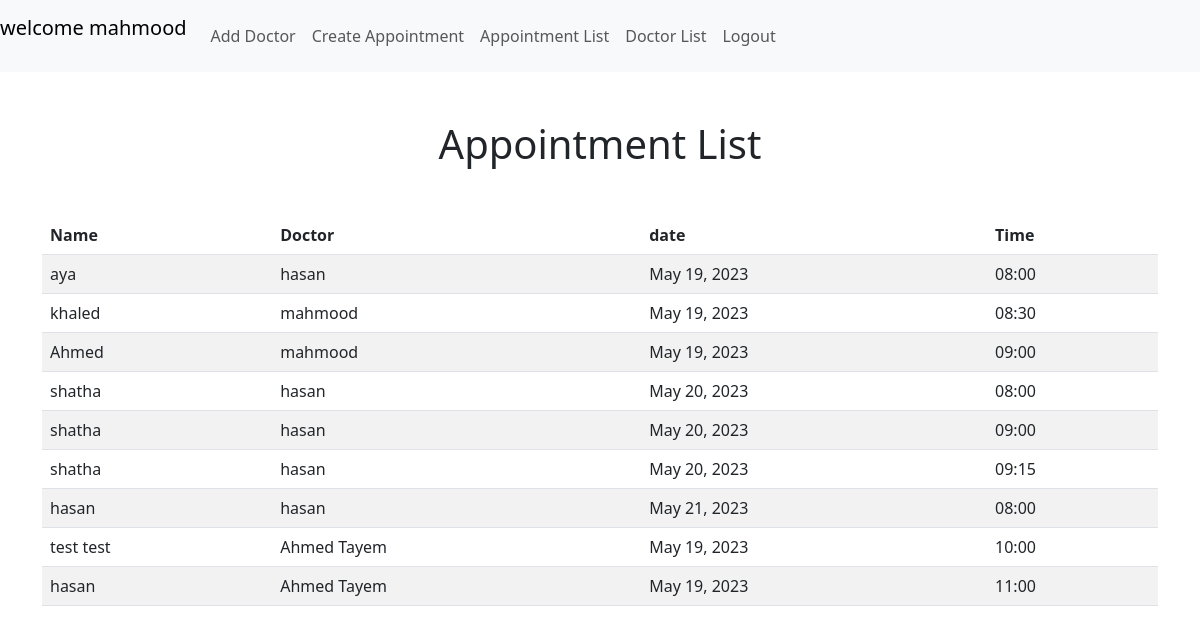
Page /appoinment-list (signed in) on the earlier database version.
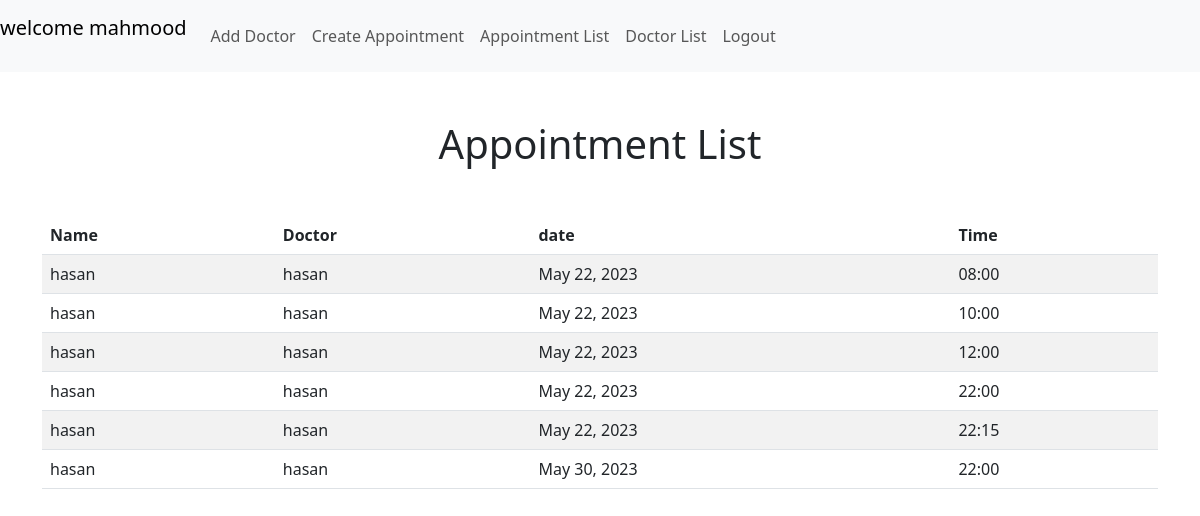
Same page on the later database version.
### appointments/models.py (models this page shows, shortened)
class Appoinment(models.Model):
    doctor = models.ForeignKey(Doctor, on_delete=models.CASCADE)
    name = models.CharField(max_length=50, null=True)
    date = models.DateField(default=date.today)
    time = [
        ('08:00', '08:00'),
        ('08:15', '08:15'),
        ('08:30', '08:30'),
        ('08:45', '08:45'),
        ('09:00', '09:00'),
        ('09:15', '09:15'),
        ('09:30', '09:30'),
        ('09:45', '09:45'),
        ('10:00', '10:00'),
        ('10:15', '10:15'),
        ('10:30', '10:30'),
        ('10:45', '10:45'),
        ('11:00', '11:00'),
        ('11:15', '11:15'),
        ('11:30', '11:30'),
        ('11:45', '11:45'),
        ('12:00', '12:00'),
        ('12:15', '12:15'),
        ('12:30', '12:30'),
        ('12:45', '12:45'),
        ('13:00', '13:00'),
        ('13:15', '13:15'),
        ('13:30', '13:30'),
        ('13:45', '13:45'),
        ('14:00', '14:00'),
        ('22:00', '22:00'),
        ('22:15', '22:15'),
        ('22:30', '22:30'),
        ('22:45', '22:45'),
        ('23:00', '23:00'),
    ]
    time = models.CharField(choices=time, max_length=15 , default=None)
    AVAILABILITY_CHOICES = [
    ('AVAILABLE', 'Available'),
    ('UNAVAILABLE', 'Unavailable'),
]
    availability = models.CharField(choices=AVAILABILITY_CHOICES, max_length=12, default='AVAILABLE')
    booked = models.BooleanField(default=False)
    duration_choices = [
        (15, _("15 minutes")),
        (30, _("30 minutes")),
        (45, _("45 minutes")),
        (60, _("1 hour")),
    ]
    duration = models.IntegerField(choices=duration_choices, default=15)
    end_time = models.CharField(max_length=5, blank=True, null=True)

class Doctor(models.Model):
        name = models.CharField(max_length=50)
        mobile = models.IntegerField(null=True)
        specialty = models.CharField(max_length=50)
        def __str__(self):
            return self.name

### appointments/views.py (the view)
class Appoinmentlistview(UserPassesTestMixin, ListView):
    model = Appoinment
    template_name = "Appoinment_list.html"
    def test_func(self):
        return self.request.user.is_staff

### appointments/templates/Appoinment_list.html
{% extends 'base.html' %}
{% block content %}
<div class="container">
    <h1 class="text-center my-5">Appointment List</h1>
    <table class="table table-striped">
        <thead>
            <tr>
                <th scope="col">Name</th>
                <th scope="col">Doctor</th>
                <th scope="col">date</th>
                <th scope="col">Time</th>
            </tr>
        </thead>
        <tbody>
            {% for appoinment in appoinment_list %}
            <tr>
                <td>{{appoinment.name}}</td>
                <td>{{appoinment.doctor}}</td>
                <td>{{appoinment.date}}</td>
                <td>{{appoinment.time}}</td>
            </tr>
            {% endfor %}
        </tbody>
    </table>
</div>
{%endblock%}

### appointments/templates/base.html (shortened to what this page needs)
<link href="https://cdn.jsdelivr.net/npm/bootstrap@5.3.0-alpha1/dist/css/bootstrap.min.css" rel="stylesheet"
>
<nav class="navbar navbar-expand-lg navbar-light bg-light">
    <a class="navbar-brand" href="#">
        <p class="nav-link">welcome {{user.username}}</p>
    </a>
    <div class="collapse navbar-collapse" id="navbarNav">
        {% if user.is_superuser %}
        <ul class="navbar-nav">
            <li class="nav-item">
                <a class="nav-link" href="{% url 'Doctor-create' %}">Add Doctor</a>
            </li>
            <li class="nav-item">
                <a class="nav-link" href="{% url 'Appoinment-create' %}">Create Appointment</a>
            </li>
            <li class="nav-item">
                <a class="nav-link" href="{% url 'Appoinment-list' %}">Appointment List</a>
            </li>
            <li class="nav-item">
                <a class="nav-link" href="{% url 'Doctor-list' %}">Doctor List</a>
            </li>
        {% endif %}
        </ul>
        <ul class="navbar-nav ml-auto">
        <li class="nav-item">
            <a class="nav-link" href="{% url 'logout' %}">Logout</a>
        </li>
        </ul>
    </div>
</nav>
{% block content %}
{%endblock%}

Differences in the rows shown:
removed Appoinment: name "aya", doctor "hasan", date "May 19, 2023", time "08:00"
removed Appoinment: name "khaled", doctor "mahmood", date "May 19, 2023", time "08:30"
removed Appoinment: name "Ahmed", doctor "mahmood", date "May 19, 2023", time "09:00"
removed Appoinment: name "shatha", doctor "hasan", date "May 20, 2023", time "08:00"
removed Appoinment: name "shatha", doctor "hasan", date "May 20, 2023", time "09:00"
removed Appoinment: name "shatha", doctor "hasan", date "May 20, 2023", time "09:15"
removed Appoinment: name "hasan", doctor "hasan", date "May 21, 2023", time "08:00"
removed Appoinment: name "test test", doctor "Ahmed Tayem", date "May 19, 2023", time "10:00"
removed Appoinment: name "hasan", doctor "Ahmed Tayem", date "May 19, 2023", time "11:00"
added Appoinment: name "hasan", doctor "hasan", date "May 22, 2023", time "08:00"
added Appoinment: name "hasan", doctor "hasan", date "May 22, 2023", time "10:00"
added Appoinment: name "hasan", doctor "hasan", date "May 22, 2023", time "12:00"
added Appoinment: name "hasan", doctor "hasan", date "May 22, 2023", time "22:00"
added Appoinment: name "hasan", doctor "hasan", date "May 22, 2023", time "22:15"
added Appoinment: name "hasan", doctor "hasan", date "May 30, 2023", time "22:00"
